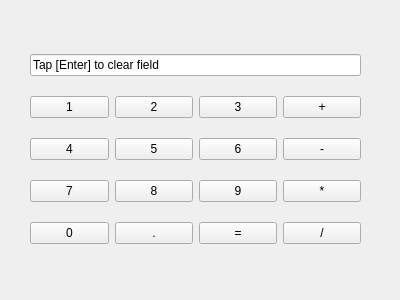
<?xml version="1.0" encoding="UTF-8"?>
<ui version="4.0">
 <class>CalculatorWidget</class>
 <widget class="QWidget" name="CalculatorWidget">
  <property name="geometry">
   <rect>
    <x>0</x>
    <y>0</y>
    <width>400</width>
    <height>300</height>
   </rect>
  </property>
  <property name="windowTitle">
   <string>Form</string>
  </property>
  <widget class="QWidget" name="gridLayoutWidget">
   <property name="geometry">
    <rect>
     <x>30</x>
     <y>40</y>
     <width>331</width>
     <height>221</height>
    </rect>
   </property>
   <layout class="QGridLayout" name="gridLayout">
    <item row="2" column="0">
     <widget class="QPushButton" name="button4">
      <property name="text">
       <string>4</string>
      </property>
     </widget>
    </item>
    <item row="2" column="2">
     <widget class="QPushButton" name="button6">
      <property name="text">
       <string>6</string>
      </property>
     </widget>
    </item>
    <item row="2" column="3">
     <widget class="QPushButton" name="buttonMinus">
      <property name="text">
       <string>-</string>
      </property>
     </widget>
    </item>
    <item row="2" column="1">
     <widget class="QPushButton" name="button5">
      <property name="text">
       <string>5</string>
      </property>
     </widget>
    </item>
    <item row="0" column="0" colspan="4">
     <widget class="QLineEdit" name="strField">
      <property name="text">
       <string>Tap [Enter] to clear field</string>
      </property>
     </widget>
    </item>
    <item row="3" column="2">
     <widget class="QPushButton" name="button9">
      <property name="text">
       <string>9</string>
      </property>
     </widget>
    </item>
    <item row="1" column="1">
     <widget class="QPushButton" name="button2">
      <property name="text">
       <string>2</string>
      </property>
     </widget>
    </item>
    <item row="3" column="0">
     <widget class="QPushButton" name="button7">
      <property name="text">
       <string>7</string>
      </property>
     </widget>
    </item>
    <item row="1" column="0">
     <widget class="QPushButton" name="button1">
      <property name="text">
       <string>1</string>
      </property>
     </widget>
    </item>
    <item row="1" column="2">
     <widget class="QPushButton" name="button3">
      <property name="text">
       <string>3</string>
      </property>
     </widget>
    </item>
    <item row="1" column="3">
     <widget class="QPushButton" name="buttonSum">
      <property name="text">
       <string>+</string>
      </property>
     </widget>
    </item>
    <item row="3" column="3">
     <widget class="QPushButton" name="buttonMult">
      <property name="text">
       <string>*</string>
      </property>
     </widget>
    </item>
    <item row="3" column="1">
     <widget class="QPushButton" name="button8">
      <property name="text">
       <string>8</string>
      </property>
     </widget>
    </item>
    <item row="4" column="0">
     <widget class="QPushButton" name="button0">
      <property name="text">
       <string>0</string>
      </property>
     </widget>
    </item>
    <item row="4" column="1">
     <widget class="QPushButton" name="buttonDot">
      <property name="text">
       <string>.</string>
      </property>
     </widget>
    </item>
    <item row="4" column="2">
     <widget class="QPushButton" name="buttonEqual">
      <property name="text">
       <string>=</string>
      </property>
     </widget>
    </item>
    <item row="4" column="3">
     <widget class="QPushButton" name="buttonDiv">
      <property name="text">
       <string>/</string>
      </property>
     </widget>
    </item>
   </layout>
  </widget>
 </widget>
 <resources/>
 <connections/>
</ui>
